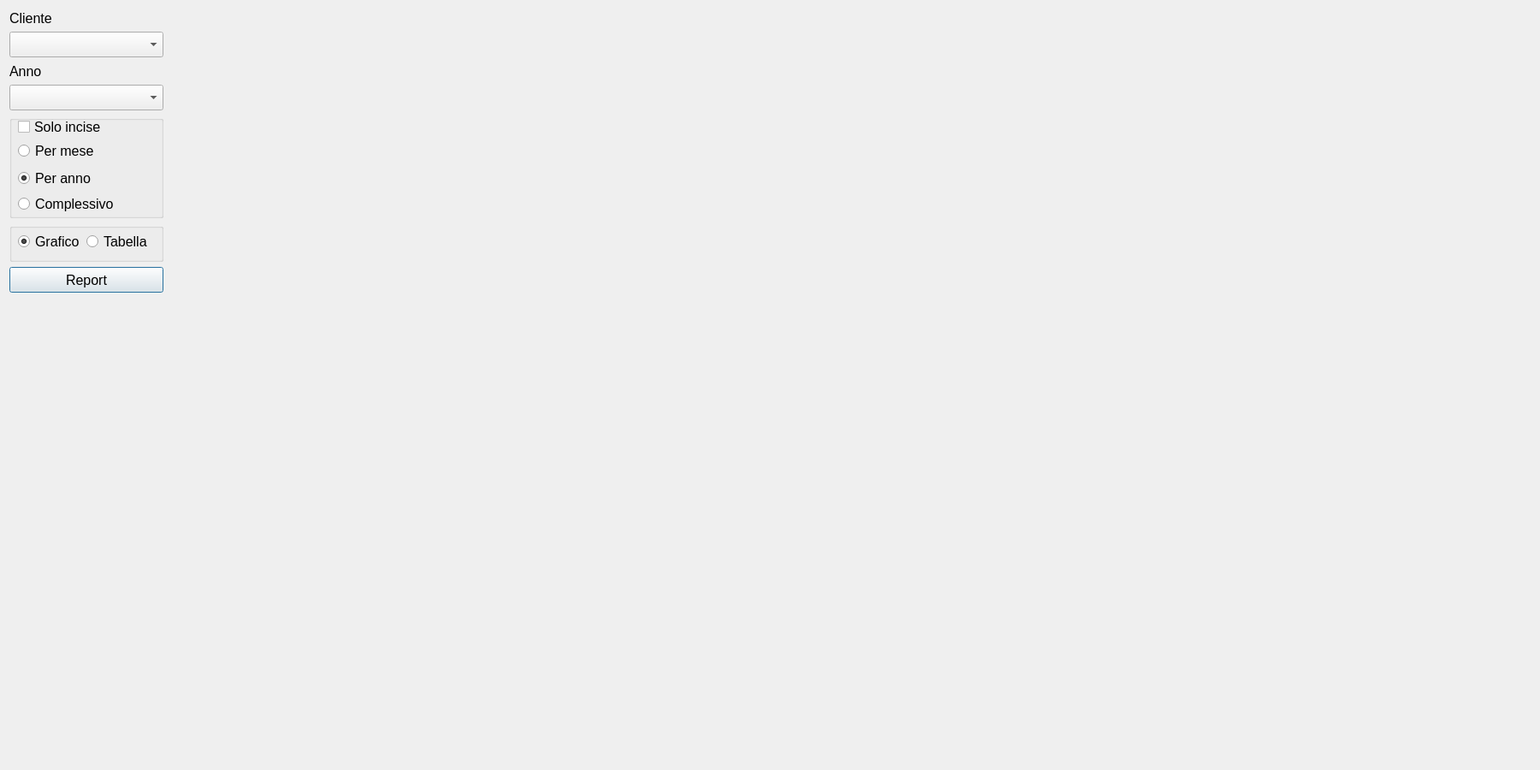
<?xml version="1.0" encoding="UTF-8"?>
<ui version="4.0">
 <class>ReportClass</class>
 <widget class="QDialog" name="ReportClass">
  <property name="geometry">
   <rect>
    <x>0</x>
    <y>0</y>
    <width>1800</width>
    <height>900</height>
   </rect>
  </property>
  <property name="minimumSize">
   <size>
    <width>1800</width>
    <height>900</height>
   </size>
  </property>
  <property name="maximumSize">
   <size>
    <width>1800</width>
    <height>900</height>
   </size>
  </property>
  <property name="windowTitle">
   <string>Dialog</string>
  </property>
  <layout class="QGridLayout" name="gridLayout">
   <item row="0" column="0">
    <layout class="QHBoxLayout" name="MainContainer" stretch="0,1">
     <property name="sizeConstraint">
      <enum>QLayout::SizeConstraint::SetDefaultConstraint</enum>
     </property>
     <item>
      <layout class="QVBoxLayout" name="ControlsContainer">
       <item>
        <widget class="QLabel" name="lblClient">
         <property name="minimumSize">
          <size>
           <width>180</width>
           <height>20</height>
          </size>
         </property>
         <property name="maximumSize">
          <size>
           <width>180</width>
           <height>20</height>
          </size>
         </property>
         <property name="font">
          <font>
           <pointsize>12</pointsize>
          </font>
         </property>
         <property name="text">
          <string>Cliente</string>
         </property>
        </widget>
       </item>
       <item>
        <widget class="QComboBox" name="cbClient">
         <property name="minimumSize">
          <size>
           <width>180</width>
           <height>30</height>
          </size>
         </property>
         <property name="maximumSize">
          <size>
           <width>18</width>
           <height>16777215</height>
          </size>
         </property>
         <property name="font">
          <font>
           <pointsize>12</pointsize>
          </font>
         </property>
        </widget>
       </item>
       <item>
        <widget class="QLabel" name="lblYear">
         <property name="minimumSize">
          <size>
           <width>180</width>
           <height>20</height>
          </size>
         </property>
         <property name="maximumSize">
          <size>
           <width>180</width>
           <height>20</height>
          </size>
         </property>
         <property name="font">
          <font>
           <pointsize>12</pointsize>
          </font>
         </property>
         <property name="text">
          <string>Anno</string>
         </property>
        </widget>
       </item>
       <item>
        <widget class="QComboBox" name="cbYear">
         <property name="minimumSize">
          <size>
           <width>180</width>
           <height>30</height>
          </size>
         </property>
         <property name="maximumSize">
          <size>
           <width>180</width>
           <height>16777215</height>
          </size>
         </property>
         <property name="font">
          <font>
           <pointsize>12</pointsize>
          </font>
         </property>
        </widget>
       </item>
       <item>
        <widget class="QGroupBox" name="gbRadioYbY">
         <property name="minimumSize">
          <size>
           <width>0</width>
           <height>120</height>
          </size>
         </property>
         <property name="maximumSize">
          <size>
           <width>180</width>
           <height>16777215</height>
          </size>
         </property>
         <property name="font">
          <font>
           <pointsize>12</pointsize>
          </font>
         </property>
         <property name="title">
          <string/>
         </property>
         <widget class="QRadioButton" name="rbOverall">
          <property name="geometry">
           <rect>
            <x>10</x>
            <y>90</y>
            <width>120</width>
            <height>27</height>
           </rect>
          </property>
          <property name="maximumSize">
           <size>
            <width>120</width>
            <height>16777215</height>
           </size>
          </property>
          <property name="font">
           <font>
            <pointsize>12</pointsize>
           </font>
          </property>
          <property name="text">
           <string>Complessivo</string>
          </property>
         </widget>
         <widget class="QRadioButton" name="rbByYear">
          <property name="geometry">
           <rect>
            <x>10</x>
            <y>60</y>
            <width>100</width>
            <height>27</height>
           </rect>
          </property>
          <property name="minimumSize">
           <size>
            <width>0</width>
            <height>0</height>
           </size>
          </property>
          <property name="maximumSize">
           <size>
            <width>100</width>
            <height>16777215</height>
           </size>
          </property>
          <property name="font">
           <font>
            <pointsize>12</pointsize>
           </font>
          </property>
          <property name="text">
           <string>Per anno</string>
          </property>
          <property name="checked">
           <bool>true</bool>
          </property>
         </widget>
         <widget class="QCheckBox" name="chbEngraved">
          <property name="geometry">
           <rect>
            <x>10</x>
            <y>0</y>
            <width>100</width>
            <height>27</height>
           </rect>
          </property>
          <property name="maximumSize">
           <size>
            <width>110</width>
            <height>16777215</height>
           </size>
          </property>
          <property name="font">
           <font>
            <pointsize>12</pointsize>
           </font>
          </property>
          <property name="toolTip">
           <string>Mostra solo lapidi incise</string>
          </property>
          <property name="text">
           <string>Solo incise</string>
          </property>
         </widget>
         <widget class="QRadioButton" name="rbByMonth">
          <property name="geometry">
           <rect>
            <x>10</x>
            <y>30</y>
            <width>91</width>
            <height>22</height>
           </rect>
          </property>
          <property name="text">
           <string>Per mese</string>
          </property>
         </widget>
        </widget>
       </item>
       <item>
        <widget class="QGroupBox" name="gbRadioToG">
         <property name="minimumSize">
          <size>
           <width>0</width>
           <height>45</height>
          </size>
         </property>
         <property name="maximumSize">
          <size>
           <width>180</width>
           <height>16777215</height>
          </size>
         </property>
         <property name="title">
          <string/>
         </property>
         <widget class="QRadioButton" name="rbGraph">
          <property name="geometry">
           <rect>
            <x>10</x>
            <y>10</y>
            <width>75</width>
            <height>22</height>
           </rect>
          </property>
          <property name="maximumSize">
           <size>
            <width>75</width>
            <height>16777215</height>
           </size>
          </property>
          <property name="font">
           <font>
            <pointsize>12</pointsize>
           </font>
          </property>
          <property name="text">
           <string>Grafico</string>
          </property>
          <property name="checked">
           <bool>true</bool>
          </property>
         </widget>
         <widget class="QRadioButton" name="rbTable">
          <property name="geometry">
           <rect>
            <x>90</x>
            <y>10</y>
            <width>75</width>
            <height>22</height>
           </rect>
          </property>
          <property name="maximumSize">
           <size>
            <width>75</width>
            <height>16777215</height>
           </size>
          </property>
          <property name="font">
           <font>
            <pointsize>12</pointsize>
           </font>
          </property>
          <property name="text">
           <string>Tabella</string>
          </property>
         </widget>
        </widget>
       </item>
       <item>
        <widget class="QPushButton" name="btnReport">
         <property name="minimumSize">
          <size>
           <width>0</width>
           <height>30</height>
          </size>
         </property>
         <property name="maximumSize">
          <size>
           <width>180</width>
           <height>16777215</height>
          </size>
         </property>
         <property name="font">
          <font>
           <pointsize>12</pointsize>
          </font>
         </property>
         <property name="text">
          <string>Report</string>
         </property>
        </widget>
       </item>
       <item>
        <spacer name="verticalSpacer">
         <property name="orientation">
          <enum>Qt::Orientation::Vertical</enum>
         </property>
         <property name="sizeHint" stdset="0">
          <size>
           <width>20</width>
           <height>40</height>
          </size>
         </property>
        </spacer>
       </item>
      </layout>
     </item>
     <item>
      <layout class="QHBoxLayout" name="ReportContainer">
       <property name="sizeConstraint">
        <enum>QLayout::SizeConstraint::SetDefaultConstraint</enum>
       </property>
       <item>
        <spacer name="reportContainerSpacer">
         <property name="orientation">
          <enum>Qt::Orientation::Horizontal</enum>
         </property>
         <property name="sizeHint" stdset="0">
          <size>
           <width>40</width>
           <height>20</height>
          </size>
         </property>
        </spacer>
       </item>
      </layout>
     </item>
    </layout>
   </item>
  </layout>
 </widget>
 <resources/>
 <connections/>
</ui>
